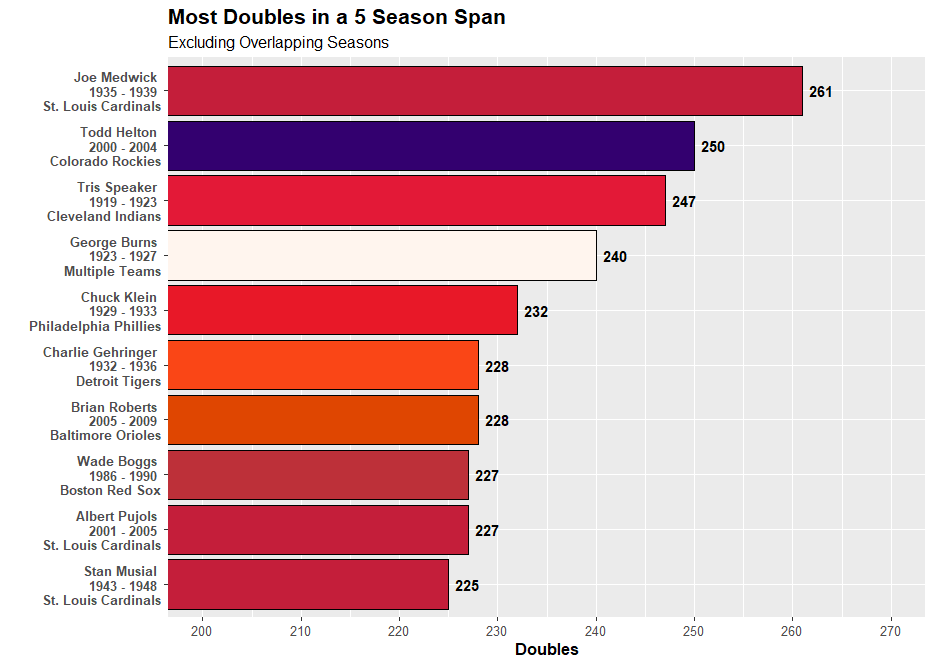

Generate this figure with R:
#Set working directory

setwd("C:/Users/daily/Desktop/Repositories/MiscVisuals/Website Visualizations/Most X in Span/MLB")

#Loading necessary libraries

library(sqldf)
library(tidyverse)
library(zoo)
library(data.table)
library(Lahman)

#Get data from Lahman Database

data <- sqldf('SELECT People.playerID, Batting.yearID, People.nameFirst, People.nameLast,
GROUP_CONCAT(TeamsFranchises.franchName) AS Teams, TeamsFranchises.franchID, SUM(Batting.X2B) AS Doubles
                    FROM People
                    INNER JOIN Batting
                    ON People.playerID = Batting.PlayerID
                    INNER JOIN Teams
                    ON Batting.teamID = Teams.teamID
                    AND Batting.yearID = Teams.yearID
                    INNER JOIN TeamsFranchises
                    ON Teams.franchID = TeamsFranchises.franchID
                    GROUP BY Batting.playerID, Batting.yearID
                    ORDER BY SUM(Batting.X2B) DESC')

#Calculate the totals and find the season the span started

data <- data %>%
  arrange(playerID, yearID) %>%
  group_by(playerID) %>%
  mutate(Doubles_Total = rollapply(Doubles, width = 5, FUN = sum, align = "right",partial = TRUE)) %>%
  mutate(firstYear_rd = lag(yearID, 4)) %>%
  fill(firstYear_rd, .direction = "up") %>%
  mutate(first_year_2_rd = lag(yearID,3)) %>%
  fill(first_year_2_rd, .direction = "up") %>%
  mutate(first_year_3_rd = lag(yearID,2)) %>%
  fill(first_year_3_rd, .direction = "up") %>%
  mutate(first_year_4_rd = lag(yearID,1)) %>%
  fill(first_year_4_rd, .direction = "up") %>%
  mutate(firstYear = ifelse(is.na(firstYear_rd) & is.na(first_year_2_rd) & is.na(first_year_3_rd) & is.na(first_year_4_rd), yearID,
                            ifelse(is.na(firstYear_rd) & is.na(first_year_2_rd) & is.na(first_year_3_rd), first_year_4_rd,
                                   ifelse(is.na(firstYear_rd) & is.na(first_year_2_rd), first_year_3_rd,
                                          ifelse(is.na(firstYear_rd), first_year_2_rd, firstYear_rd))))) %>%
  mutate(Range = yearID - firstYear) %>%
  mutate(prevTeam = lag(Teams,4)) %>%
  mutate(prevTeam = ifelse(is.na(prevTeam), Teams, prevTeam)) %>%
  mutate(prevTeam_2 = lag(Teams,3)) %>%
  mutate(prevTeam_2 = ifelse(is.na(prevTeam_2), Teams, prevTeam_2)) %>%
  mutate(prevTeam_3 = lag(Teams,2)) %>%
  mutate(prevTeam_3 = ifelse(is.na(prevTeam_3), Teams, prevTeam_3)) %>%
  mutate(prevTeam_4 = lag(Teams,1)) %>%
  mutate(prevTeam_4 = ifelse(is.na(prevTeam_4), Teams, prevTeam_4)) %>%
  mutate(OneFranchise = ifelse(Teams == prevTeam & Teams == prevTeam_2 & Teams == prevTeam_3 & Teams == prevTeam_4, "Yes", "No")) %>%
  ungroup()


#Choose only the columns needed for visual

display_data <- sqldf('SELECT firstYear AS MIN,
      yearID AS MAX,
      Range,
      playerID,
      nameFirst,
      nameLast,
      Teams,
      Doubles_Total,
      OneFranchise
      FROM data
      GROUP BY playerID, yearID
      ORDER BY Doubles_Total DESC')

#Add index number to find overlapping values (Only finds overlapping values for top value in group)

setDT(display_data)
display_data$index <- display_data[display_data, on = .(playerID, MAX>=MIN, MIN<=MAX), mult ="first", which = TRUE]

#Keep only top value from index grouping

no_dupes <- display_data %>%
  group_by(index) %>%
  slice_head() %>%
  group_by(playerID,MIN) %>%
  slice_head() %>%
  arrange(-Doubles_Total) %>%
  ungroup()

#Limit to top 10 spots

top_data <- no_dupes %>%
  mutate(Rank = rank(-Doubles_Total, ties.method = "min")) %>%
  filter(Rank <= 10)

#Create Team Name for Players with More Than 1 Franchise

top_data <- top_data %>%
  mutate(DisplayFranchises = ifelse(OneFranchise == "No", "Multiple Teams", Teams))

#Combine columns for display

top_data <- top_data %>%
  mutate(chart_label = paste(nameFirst,nameLast, "\n", MIN, "-", MAX, "\n",DisplayFranchises))

#Team Colors for display

fill_color <- c("Arizona Diamondbacks" = "#5F259F",
                "Atlanta Braves" = "#CE1141",
                "Baltimore Orioles" = "#DF4601",
                "Boston Red Sox" = "#BD3039",
                "Chicago Cubs" = "#0E3386",
                "Chicago White Sox" = "#27251F",
                "Cincinnati Reds" = "#C6011F",
                "Cleveland Indians" = "#E31937",
                "Colorado Rockies" = "#33006F",
                "Detroit Tigers" = "#FA4616",
                "Houston Astros" = "#EB6E1F",
                "Kansas City Royals" = "#004687",
                "Los Angeles Angels" = "#BA0021",
                "Los Angeles Dodgers" = "#005A9C",
                "Miami Marlins" = "#00A3E0",
                "Milwaukee Brewers" = "#FFC52F",
                "Minnesota Twins" = "#002B5C",
                "New York Mets" = "#FF5910",
                "New York Yankees" = "#0C2340",
                "Oakland Athletics" = "#003831",
                "Philadelphia Phillies" = "#E81828",
                "Pittsburgh Pirates" = "#FDB827",
                "St. Louis Cardinals" = "#C41E3A",
                "San Diego Padres" = "#2F241D",
                "San Francisco Giants" = "#FD5A1E",
                "Seattle Mariners" = "#005C5C",
                "Tampa Bay Rays" = "#8FBCE6",
                "Texas Rangers" = "#C0111F",
                "Toronto Blue Jays" = "#134A8E",
                "Washington Nationals" = "#AB0003",
                "Multiple Teams" = "seashell")

#Create visual

top_data %>%
  ggplot(aes(x = reorder(chart_label, Doubles_Total), y = Doubles_Total, fill = DisplayFranchises)) +
  geom_bar(stat = "identity", color = "black") +
  geom_text(aes(label = Doubles_Total), fontface = "bold", hjust = -0.3) +
  coord_flip(ylim = c(200, 270)) +
  scale_y_continuous(breaks = seq(200, 270, 10)) +
  scale_fill_manual(values = fill_color) +
  theme(plot.title = element_text(size = 16, face = "bold"),
        plot.subtitle = element_text(size = 12),
        axis.title.x = element_text(size = 12, face = "bold"),
        axis.text.x = element_text(size = 10),
        axis.text.y = element_text(size = 10, face ="bold"),
        legend.position = "none") +
  labs(title = "Most Doubles in a 5 Season Span",
       subtitle = "Excluding Overlapping Seasons",
       x = "",
       y = "Doubles")
